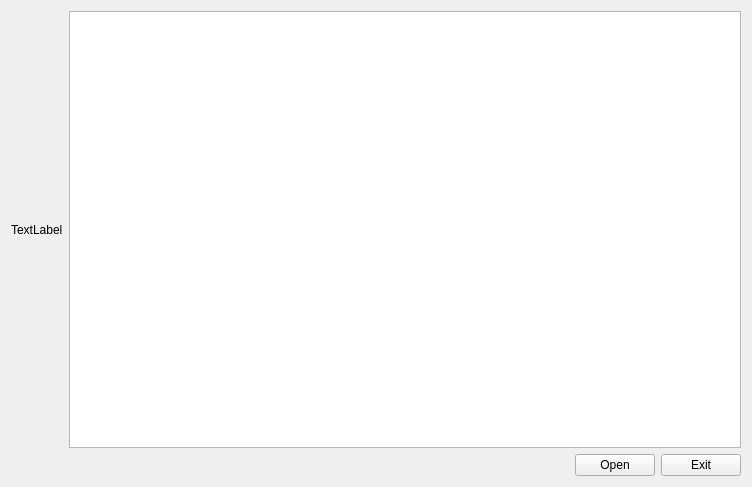
<?xml version="1.0" encoding="UTF-8"?>
<ui version="4.0">
 <class>Widget</class>
 <widget class="QWidget" name="Widget">
  <property name="geometry">
   <rect>
    <x>0</x>
    <y>0</y>
    <width>752</width>
    <height>487</height>
   </rect>
  </property>
  <property name="windowTitle">
   <string>Widget</string>
  </property>
  <layout class="QVBoxLayout" name="verticalLayout_2">
   <item>
    <layout class="QVBoxLayout" name="verticalLayout">
     <item>
      <layout class="QHBoxLayout" name="horizontalLayout">
       <item>
        <widget class="QLabel" name="lb_qrimage">
         <property name="text">
          <string>TextLabel</string>
         </property>
        </widget>
       </item>
       <item>
        <widget class="QTextEdit" name="te_qrstring"/>
       </item>
      </layout>
     </item>
     <item>
      <layout class="QHBoxLayout" name="horizontalLayout_2">
       <item>
        <spacer name="horizontalSpacer">
         <property name="orientation">
          <enum>Qt::Horizontal</enum>
         </property>
         <property name="sizeHint" stdset="0">
          <size>
           <width>40</width>
           <height>20</height>
          </size>
         </property>
        </spacer>
       </item>
       <item>
        <widget class="QPushButton" name="pb_open">
         <property name="text">
          <string>Open</string>
         </property>
        </widget>
       </item>
       <item>
        <widget class="QPushButton" name="pb_exit">
         <property name="text">
          <string>Exit</string>
         </property>
        </widget>
       </item>
      </layout>
     </item>
    </layout>
   </item>
  </layout>
 </widget>
 <layoutdefault spacing="6" margin="11"/>
 <resources/>
 <connections/>
</ui>
